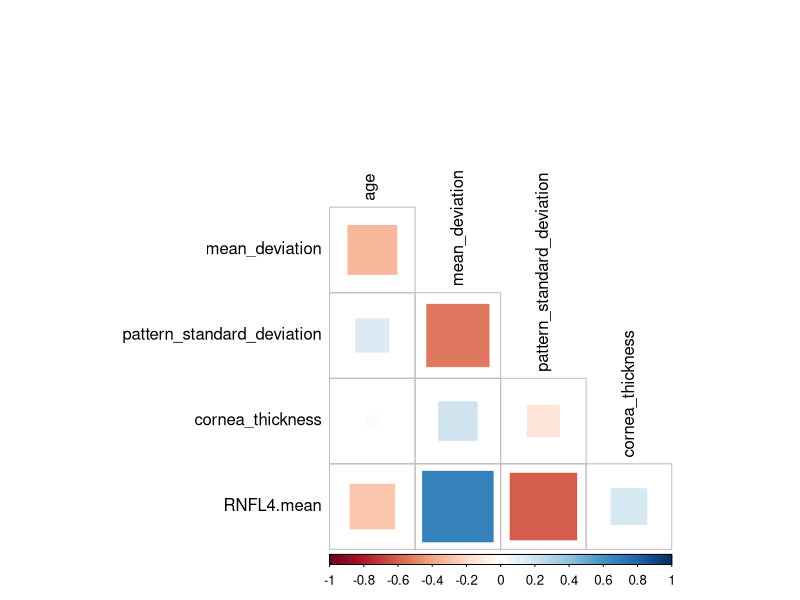
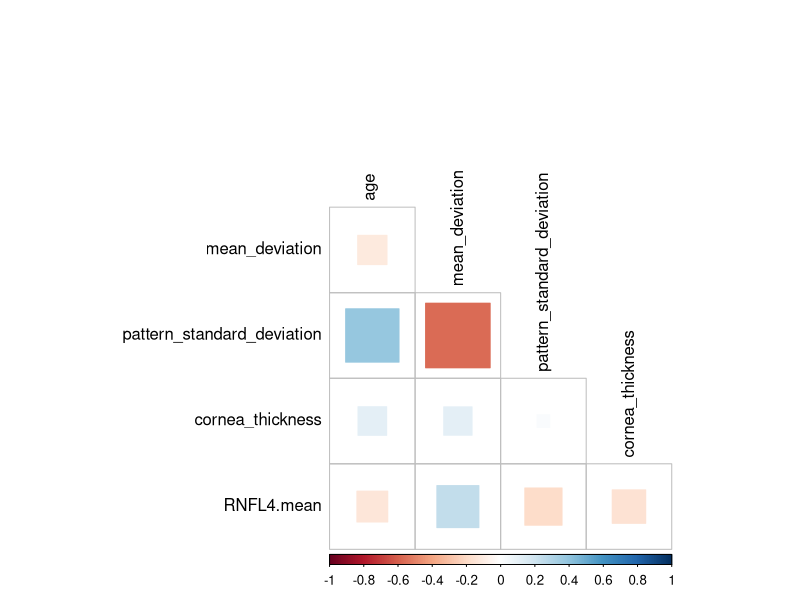
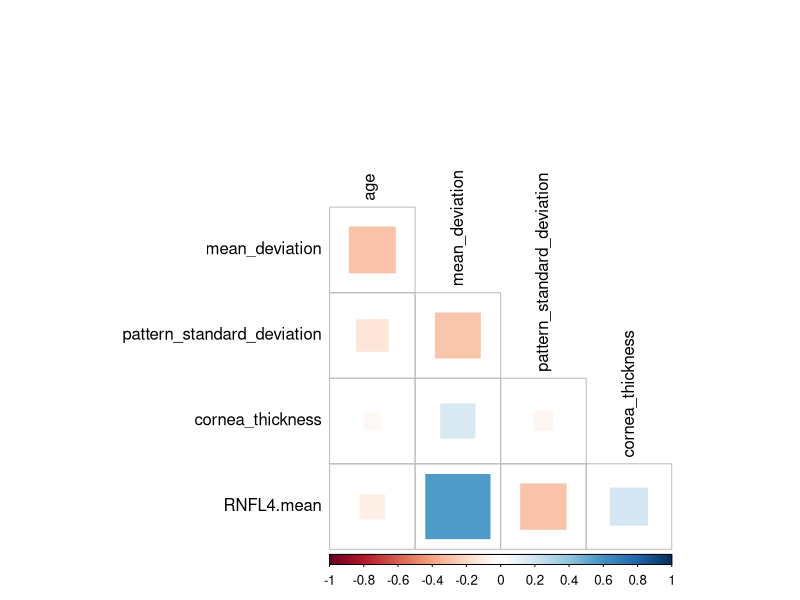

These charts were generated, in order, by the following R code:
## ---- chunk 1
knitr::opts_chunk$set(echo = TRUE)
## ---- chunk 2
library(tidyverse)

df <- read.csv(file = 'data/ds_whole.csv')
df_cont <- df[, c(3,5,6,8,9)]

#I found the library below containing convenient functions to both calculate and plot correlations
library(corrplot)

df_cont_corr <- cor(df_cont)
print(df_cont_corr)

## ---- chunk 3
corrplot(df_cont_corr, 
         method = "square", 
         type = "lower", 
         diag = FALSE, 
         tl.pos = "ld", 
         tl.col = "black")
## ---- chunk 4
df_healthy_cont <- df[which(df$glaucoma == 0), c(3,5,6,8,9)]
df_healthy_cont_corr <- cor(df_healthy_cont)
print(df_healthy_cont_corr)


## ---- chunk 5
corrplot(df_healthy_cont_corr, 
         method = "square", 
         type = "lower", 
         diag = FALSE, 
         tl.pos = "ld", 
         tl.col = "black")
## ---- chunk 6
df_disease_cont <- df[which(df$glaucoma == 1), c(3,5,6,8,9)]
df_disease_cont_corr <- cor(df_disease_cont)
print(df_disease_cont_corr)

## ---- chunk 7
corrplot(df_disease_cont_corr, 
         method = "square", 
         type = "lower", 
         diag = FALSE, 
         tl.pos = "ld", 
         tl.col = "black")
